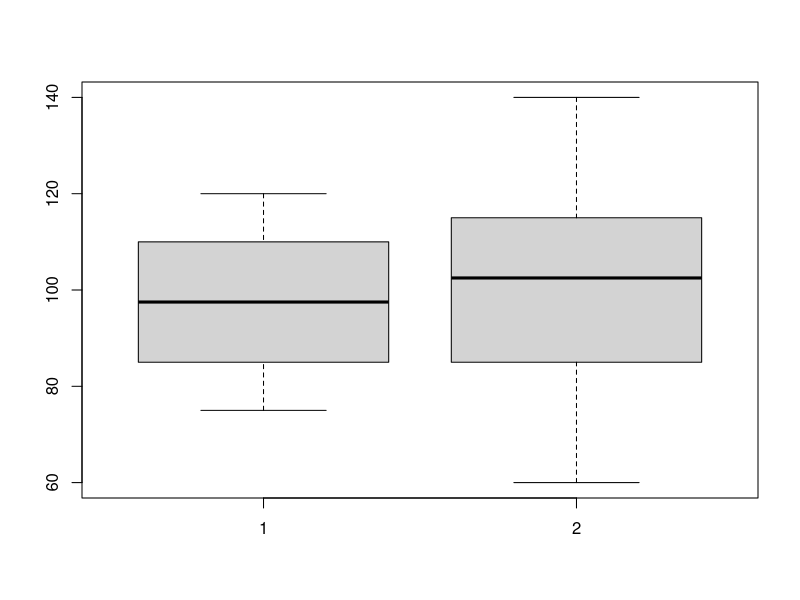

This figure's R source:
########################################################################
#                       Two-sample tests of hypothesis 

## Two sample t-tests for independent variables

#Requirements:
#  1.The sampled populations follow the normal distribution (check Shapiro-Wilk test)
#  2.The sampled populations are independent. 

# Case I: Equal Population Variance
# Case II: Unequal Population Variance
# Check the equality of variances with "var.test"

# Hypothesis tesing:
help("t.test")

#t.test(sample1,sample2, alternative = c("two.sided", "less", "greater"), 
#       conf.level = 0.95, var.equal = FALSE)

# var.equal:	
# a logical variable indicating whether to treat the two variances as being equal. 
# If TRUE then the pooled variance is used to estimate the variance 
# otherwise the Welch (or Satterthwaite) approximation to the degrees of freedom is used.


## Two sample t-tests for paired samples

#Requirement:
#  1.The sampled populations follow the normal distribution (check Shapiro-Wilk test)

#t.test(sample1,sample2, alternative = c("two.sided", "less", "greater"), 
#       paired = TRUE, conf.level = 0.95)

# Note: paired = TRUE

########################################################################

# Application 1: A Customer Behavior Analysis

# A retail company wants to determine if there is a significant difference in 
# the average purchase amounts between two customer segments: 
# 1. online shoppers and 2. in-store shoppers. 
# They want to test whether online shoppers tend to spend more on average 
# compared to in-store shoppers.

# Sample data for online shoppers' purchase amounts
online_shoppers <- c(75, 80, 85, 90, 95, 100, 105, 110, 115, 120)
# Sample data for in-store shoppers' purchase amounts
in_store_shoppers <- c(60, 75, 115, 85, 140, 95, 100, 105, 110, 115)

#1. Test for normality:
#   H0= Sample data comes from a normally distributed population 
#   H1= Sample data does not come from a normally distributed population 
help("shapiro.test")

# H0= Sample data for online shoppers' purchase amounts comes from a normally distributed population 
shapiro.test(online_shoppers)
# Result: Since p-value = 0.8924 > 0.05, we do not reject H0.
# i.e, Sample data for online shoppers' purchase amounts is normally distributed.

shapiro.test(in_store_shoppers)
# i.e, Sample data for in-store shoppers' purchase amounts is normally distributed.

boxplot(online_shoppers, in_store_shoppers)


#2. Are the sampled populations independent?
# Yes, the since the purchase amounts of online shoppers does not depend on
# the purchase amounts of in-store shopper, the populations are independent.

#3. Test whether the population variances are equal or not
#   H0: The population variances are equal
#       F = Larger variance/smaller variance
help("var.test")
var.test(online_shoppers, in_store_shoppers)
# Result: p-value > 0.05, we do not reject H0
# The population variances are equal

# We want to check whether the online shoppers tend to spend more on average compared to in-store shopperss
# H0: online shoppers DO NOT tend to spend more on average compared to in-store shoppers
# H1: online shoppers tend to spend more on average compared to in-store shoppers
t.test(online_shoppers, in_store_shoppers, alternative = "greater", var.equal = TRUE)

# Since p-value > 0.05, we do not reject H0
# We do not have enough evidence to conclude that the online shoppers tend to 
# spend more on average compared to in-store shoppers at 0.05 significance level.

########################################################################
# Application 2: An IT Service Response Times

# An IT service provider wants to determine if there is a significant difference 
# in the response times of two customer support teams (Team A and Team B). 
# They collect data on response times for customer inquiries: 

# Response time data for two customer support teams
team_A_response <- c(12, 10, 14, 11, 13, 5, 21, 13, 14, 9, 15, 20, 18, 14)
team_B_response <- c(15, 16, 17, 15, 18, 19)

# Test the IT service provider's hypothesis at 0.01 level of significance.

# H0: there is no significant difference in the response times of two teams: mu_A = mu_B
# H1: there is a significant difference in the response times of two teams: mu_A != mu_B


## Checking for conditions:
#1. Test for normality:
shapiro.test(team_A_response)
shapiro.test(team_B_response)

#2. Are the sampled populations independent?
# Yes, the since the response times of two distinct teams has no such dependency
# the response time of Team A and Team B are independent.


#3. Test whether the population variances are equal or not
var.test(team_A_response, team_B_response)

## We want to check whether to check whether there is a significant difference in 
# the response times of two customer support teams (Team A and Team B).
# H0: there is no significant difference in the response times of two teams: mu_A = mu_B
# H1: there is a significant difference in the response times of two teams: mu_A != mu_B

t.test(team_A_response, team_B_response, alternative = "two.sided", var.equal = FALSE)

# Conclusion:


########################################################################
# Application 3: Manufacturing - Quality Control

# A manufacturer wants to assess whether a new production process improves 
# the quality of a product. They collect measurements of product quality 
# before and after implementing the new process in 20 production lines.

# Quality measurements before and after the new production process
# Line No      <-    1   2   3   4   5                                                      19  20
before_process <- c(72, 99, 81, 75, 93, 50, 75, 96, 71, 86, 97, 93, 49, 75, 74, 67, 79, 39, 78, 84)
after_process  <- c(75, 98, 85, 80, 95, 65, 84, 97, 74, 93, 95, 95, 55, 77, 81, 74, 82, 46, 84, 91)

# Test the manufacturer's hypothesis at 0.05 level of significance.

# H0: The new production process DOES NOT improve the quality of a product
# H1: The new production process improves the quality of a product

#1. Test for normality:
shapiro.test(before_process)
shapiro.test(after_process)

#2. Are the sampled populations independent?
# No, although the product quality in most lines have changed after the implementing 
# the new production method, production quality of a line is a unique characteristic 
# to the line itself.
# Hence, the production quality of each line after implementing the new production process
# is depend on the production quality of the line (before implementing the new production process).
# In a line, the product quality before and after are paired measurements (depend on each other).


## We want to test whether a new production process improves the quality of a product.
# H0: new production process does not improve the quality of a product: mu_Before >= mu_After
# H1: new production process improves the quality of a product: mu_Before < mu_After
t.test(before_process, after_process, alternative = "less", paired = TRUE)

# Alternatively, we can test the following:
# H0: new production process improves the quality of a product: mu_After >= mu_Before
# H1: new production process does not improve the quality of a product: mu_After < mu_Before
t.test(after_process, before_process, alternative = "less", paired = TRUE)